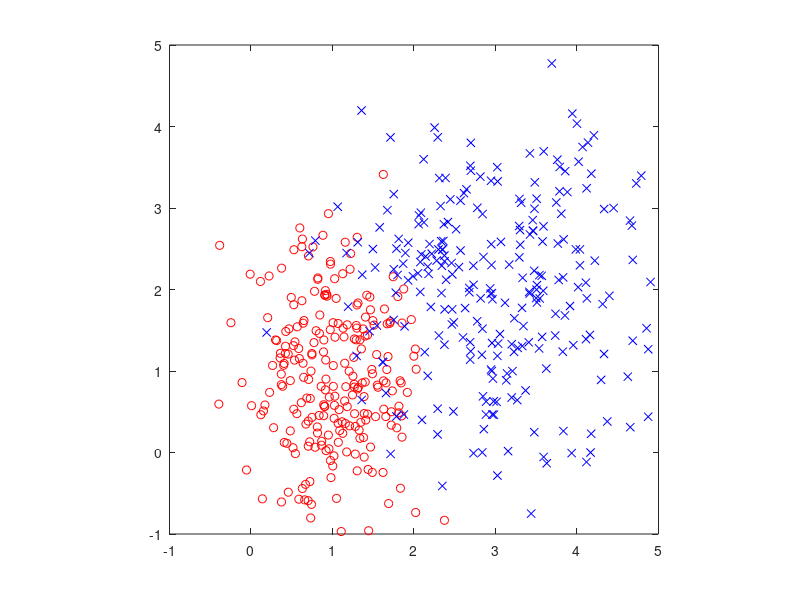

Reproduce this figure in MATLAB. (Note: this script raises an error after producing the figure.)
clear all; clc; format compact; 
N= 500; 

%% create random labels for the data
y=randsample(2,N,true); % class labels -- to be predicted from x

%% create random data corresponding to the labels -- gaussian, dim = 2, different means
ind1 = find(y==1); sigx1 = .5; sigy1 = 1;  x(ind1,1) = sigx1*randn(length(ind1),1)+1; x(ind1,2) = sigy1*randn(length(ind1),1)+1; 
ind2 = find(y==2); sigx2 = 1;  sigy2 = 1;  x(ind2,1) = sigx2*randn(length(ind2),1)+3; x(ind2,2) = sigy2*randn(length(ind2),1)+2; 

% save these in X and Y (because below we write over x and y)
X = x; 
Y = y; 

%% plot the data
figure(1); clf;
plot(x(ind1,1),x(ind1,2),'ro',x(ind2,1),x(ind2,2),'bx'); 
axis([-1 5 -1 5]); 
axis equal; 

%% fit a binary classifier to the data -- binomial logistic regression
fit=glmnet(x,y,'binomial'); 
cvob=cvglmnet(x,y,'binomial');
cvob.lambda_1se % optimal value of lambda (as determined by cross validation)

%% use the learned model to obtain class probabilities p(y=1|x)
p = glmnetPredict(cvob.glmnet_fit,x,cvob.lambda_1se,'response');

%% visualize what the model has learned: let's plot the probability vs x in 2-dimensions as a contour plot
x = linspace(-1,5,100); 
y = linspace(-1,5,100); 
[xx,yy] = meshgrid(x,x); % grid of points
p = glmnetPredict(cvob.glmnet_fit,[xx(:) yy(:)],cvob.lambda_1se,'response');
p = reshape(p,100,100);
figure(2); clf;  
imagesc(x,y,p); axis xy; 
colormap gray; colorbar; 
axis([-1 5 -1 5]); 
axis tight


%% plot original points on top of probability map
hold on;
plot(X(ind1,1),X(ind1,2),'ro',X(ind2,1),X(ind2,2),'bx'); 
axis([-1 5 -1 5]); 

%% get coefficients at optimal lambda
ind = find(cvob.lambda == cvob.lambda_1se); % find the lambda that minimized the cross validated deviance
b0 = cvob.glmnet_fit.a0(ind); 
b = cvob.glmnet_fit.beta(:,ind); % coefficients of the best model -- for x

% compare to check that we understand the model: compare output of
% "glmnetPredict" with plugging values in to the logistic function p(y=1|x) = 1/(1+exp(-z))
z = b0+X*b;
p1 = 1./(1+exp(-z)); 
p0 = glmnetPredict(cvob.glmnet_fit,X,cvob.lambda_1se,'response');
[p0 p1] % they are identical -- excellent!! 

%% ROC curve
th = linspace(-0.1,1.1,1000); 
for i = 1:length(th)
   YH = ones(size(Y)); 
   ind = find(p0>th(i)); YH(ind)=2;  % predicted class using threshold th(i)
   se(i) = sum(YH==2 & Y==2)/sum(Y==2); 
   fp(i) = sum(YH==2 & Y==1)/sum(Y==1); 
end

figure(3); clf;
stairs(fp,se,'k','linewidth',2); 
box off
set(gcf,'color','w'); 
xlabel('FPR = 1-spec'); 
ylabel('Sens'); 
title('ROC curve'); 



%% get probabilities out using optimal coeffs
%% plot probabilities vs z
%% roc curve from proabibilities
